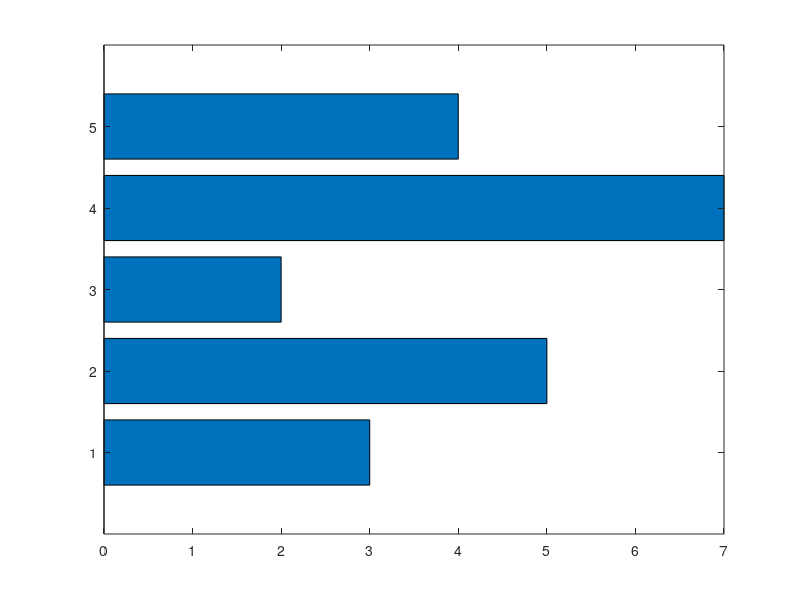

Recreate this plot in MATLAB. (Note: this script raises an error after producing the figure.)
%=============================================================================
% Copyright (c) 2026-present Allan CORNET (Nelson)
%=============================================================================
% This file is part of Nelson.
%=============================================================================
% LICENCE_BLOCK_BEGIN
% SPDX-License-Identifier: LGPL-3.0-or-later
% LICENCE_BLOCK_END
%=============================================================================
% <--WEIGHT 4-->
% <--ADV-CLI MODE-->
%=============================================================================
close all
%=============================================================================
f = figure('Visible', 'off');
h = barh([3 5 2 7 4]);
assert_barh_object(h, 1);
asserts.isequal(char(h.Horizontal), 'on');
asserts.isequal(h.XData, [1 2 3 4 5]);
asserts.isequal(h.YData, [3 5 2 7 4]);
asserts.isequal(h.XEndPoints, [1 2 3 4 5]);
asserts.isequal(h.YEndPoints, [3 5 2 7 4]);
asserts.isapprox(h.EdgeColor, repmat(33 / 255, 1, 3), 1e-12);
ax = gca();
asserts.isapprox(ax.YLim, [-0.2 6.2], 1e-12);
asserts.isequal(ax.YTick, [1 2 3 4 5]);
asserts.isequal(char(ax.Box), 'on');
drawnow();
frame = getframe(f);
render_assert_not_blank(frame.cdata);
close(f);
%=============================================================================
f = figure('Visible', 'off');
h = barh([1 2; 3 4; 5 6], 'grouped');
assert_barh_object(h, 2);
asserts.isapprox(h(1).XEndPoints, [0.857142857142857 1.857142857142857 2.857142857142857], 1e-12);
asserts.isapprox(h(2).XEndPoints, [1.142857142857143 2.142857142857143 3.142857142857143], 1e-12);
asserts.isequal(h(1).YEndPoints, [1 3 5]);
asserts.isequal(h(2).YEndPoints, [2 4 6]);
ax = gca();
asserts.isequal(ax.XLim, [0 6]);
asserts.isequal(ax.YTick, [1 2 3]);
close(f);
%=============================================================================
f = figure('Visible', 'off');
y = [8 15 33; 30 35 40; 50 55 62];
h = barh(y, 'BaseValue', 25);
assert_barh_object(h, 3);
asserts.isequal(h(1).BaseValue, 25);
asserts.isequal(h(2).BaseValue, 25);
asserts.isequal(h(3).BaseValue, 25);
asserts.isequal(h(1).YEndPoints, [8 30 50]);
asserts.isequal(h(2).YEndPoints, [15 35 55]);
asserts.isequal(h(3).YEndPoints, [33 40 62]);
ax = gca();
asserts.isequal(ax.XLim, [0 70]);
asserts.isequal(ax.YTick, [1 2 3]);
drawnow();
frame = getframe(f);
render_assert_not_blank(frame.cdata);
close(f);
%=============================================================================
f = figure('Visible', 'off');
x = [1 2 3];
vals = [2 3 6; 11 23 26];
h = barh(x, vals);
assert_barh_object(h, 2);
asserts.isequal(h(1).XData, x);
asserts.isequal(h(2).XData, x);
asserts.isequal(h(1).YData, vals(1, :));
asserts.isequal(h(2).YData, vals(2, :));
asserts.isapprox(h(1).XEndPoints, [0.857142857142857 1.857142857142857 2.857142857142857], 1e-12);
asserts.isapprox(h(2).XEndPoints, [1.142857142857143 2.142857142857143 3.142857142857143], 1e-12);
asserts.isequal(h(1).YEndPoints, vals(1, :));
asserts.isequal(h(2).YEndPoints, vals(2, :));
ax = gca();
asserts.isequal(ax.XLim, [0 30]);
asserts.isapprox(ax.YLim, [0.514285714285714 3.485714285714286], 1e-12);
close(f);
%=============================================================================
f = figure('Visible', 'off');
x = [1980 1990 2000];
y = [40 50 63 52; 42 55 50 48; 30 20 44 40];
barh(x, y);
[lgd, ~, plotHandles, textLabels] = legend({'Springfield', 'Fairview', 'Bristol', 'Jamesville'});
asserts.isequal(lgd.String, {'Springfield', 'Fairview', 'Bristol', 'Jamesville'});
asserts.isequal(textLabels, {'Springfield', 'Fairview', 'Bristol', 'Jamesville'});
asserts.isequal(numel(plotHandles), 4);
asserts.istrue(all(isgraphics(plotHandles, 'bar')));
drawnow();
frame = getframe(f);
render_assert_not_blank(frame.cdata);
close(f);
%=============================================================================
f = figure('Visible', 'off', 'Position', [100 100 560 420]);
barh([1 2; 3 4; 5 6], 'grouped');
ax = gca();
asserts.isapprox(ax.DataAspectRatio, [3 1.485714285714286 1], 1e-12);
asserts.isapprox(ax.PlotBoxAspectRatio, [1 0.788709677419355 0.788709677419355], 1e-12);
close(f);
%=============================================================================
f = figure('Visible', 'off');
h = barh([1 -2 3; -4 5 -6], 'stacked');
assert_barh_object(h, 3);
asserts.isequal(h(1).BarLayout, 'stacked');
asserts.isequal(h(1).XEndPoints, [1 2]);
asserts.isequal(h(2).XEndPoints, [1 2]);
asserts.isequal(h(3).XEndPoints, [1 2]);
asserts.isequal(h(1).YEndPoints, [1 -4]);
asserts.isequal(h(2).YEndPoints, [-2 5]);
asserts.isequal(h(3).YEndPoints, [4 -10]);
ax = gca();
asserts.isequal(ax.XLim, [-10 5]);
asserts.isequal(ax.YTick, [1 2]);
close(f);
f = figure('Visible', 'off');
h = barh([3 -2 5; -4 1 -3], 'stacked');
assert_barh_object(h, 3);
ax = gca();
asserts.isequal(ax.XLim, [-8 8]);
asserts.isequal(ax.XTick, -8:2:8);
asserts.isequal(ax.YTick, [1 2]);
close(f);
%=============================================================================
f = figure('Visible', 'off');
h = barh([10 20 40], [2 4 6], 0.5, 'FaceColor', [0.3 0.2 0.1], ...
  'EdgeColor', [0.6 0.5 0.4]);
assert_barh_object(h, 1);
asserts.isequal(h.XData, [10 20 40]);
asserts.isequal(h.YData, [2 4 6]);
asserts.isapprox(h.BarWidth, 0.5, 1e-12);
asserts.isequal(h.FaceColor, [0.3 0.2 0.1]);
asserts.isequal(h.EdgeColor, [0.6 0.5 0.4]);
ax = gca();
asserts.isapprox(ax.YLim, [-0.5 50.5], 1e-12);
close(f);
%=============================================================================
caught = false;
try
  barh({1, 2});
catch
  caught = true;
end
asserts.istrue(caught);
caught = false;
try
  barh([1 2], -1);
catch
  caught = true;
end
asserts.istrue(caught);
%=============================================================================
close all
%=============================================================================
function assert_barh_object(h, expectedCount)
  asserts.isequal(size(h), [1 expectedCount]);
  asserts.istrue(all(isgraphics(h, 'bar')));
  for k = 1:expectedCount
    asserts.isequal(h(k).Type, 'bar');
    asserts.isequal(char(h(k).Horizontal), 'on');
    asserts.isequal(char(h(k).ShowBaseLine), 'on');
  end
end
%=============================================================================
